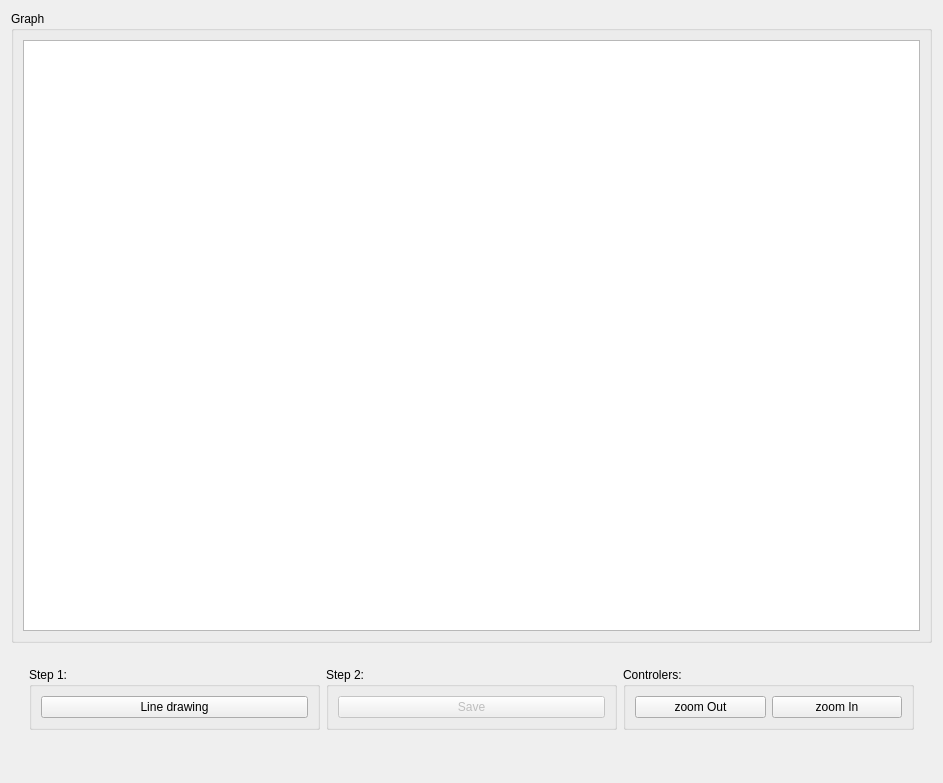
<?xml version="1.0" encoding="UTF-8"?>
<ui version="4.0">
 <class>figuraMatriz</class>
 <widget class="QWidget" name="figuraMatriz">
  <property name="geometry">
   <rect>
    <x>0</x>
    <y>0</y>
    <width>943</width>
    <height>783</height>
   </rect>
  </property>
  <property name="windowTitle">
   <string>Graph</string>
  </property>
  <layout class="QVBoxLayout" name="verticalLayout_4">
   <item>
    <widget class="QGroupBox" name="groupBox_5">
     <property name="title">
      <string>Graph</string>
     </property>
     <layout class="QVBoxLayout" name="verticalLayout_5">
      <item>
       <widget class="QGraphicsView" name="graphicsView"/>
      </item>
     </layout>
    </widget>
   </item>
   <item>
    <widget class="QWidget" name="widget_3" native="true">
     <layout class="QVBoxLayout" name="verticalLayout_2">
      <item>
       <widget class="QWidget" name="widget_2" native="true">
        <property name="minimumSize">
         <size>
          <width>0</width>
          <height>80</height>
         </size>
        </property>
        <layout class="QHBoxLayout" name="horizontalLayout">
         <item>
          <widget class="QGroupBox" name="groupBox_3">
           <property name="title">
            <string>Step 1:</string>
           </property>
           <layout class="QVBoxLayout" name="verticalLayout_6">
            <item>
             <widget class="QPushButton" name="pbAtualiza">
              <property name="text">
               <string>Line drawing</string>
              </property>
             </widget>
            </item>
           </layout>
          </widget>
         </item>
         <item>
          <widget class="QGroupBox" name="groupBox_4">
           <property name="title">
            <string>Step 2:</string>
           </property>
           <layout class="QHBoxLayout" name="horizontalLayout_2">
            <item>
             <widget class="QPushButton" name="pbSave">
              <property name="enabled">
               <bool>false</bool>
              </property>
              <property name="text">
               <string>Save</string>
              </property>
             </widget>
            </item>
           </layout>
          </widget>
         </item>
         <item>
          <widget class="QGroupBox" name="groupBox_2">
           <property name="title">
            <string>Controlers:</string>
           </property>
           <layout class="QHBoxLayout" name="horizontalLayout_3">
            <item>
             <widget class="QPushButton" name="pbZoomOut">
              <property name="text">
               <string>zoom Out</string>
              </property>
             </widget>
            </item>
            <item>
             <widget class="QPushButton" name="pbZoomIn">
              <property name="text">
               <string>zoom In</string>
              </property>
             </widget>
            </item>
           </layout>
          </widget>
         </item>
        </layout>
       </widget>
      </item>
     </layout>
    </widget>
   </item>
   <item>
    <widget class="QWidget" name="widget" native="true">
     <property name="maximumSize">
      <size>
       <width>16777215</width>
       <height>200</height>
      </size>
     </property>
     <layout class="QVBoxLayout" name="verticalLayout"/>
    </widget>
   </item>
  </layout>
 </widget>
 <resources/>
 <connections/>
</ui>
